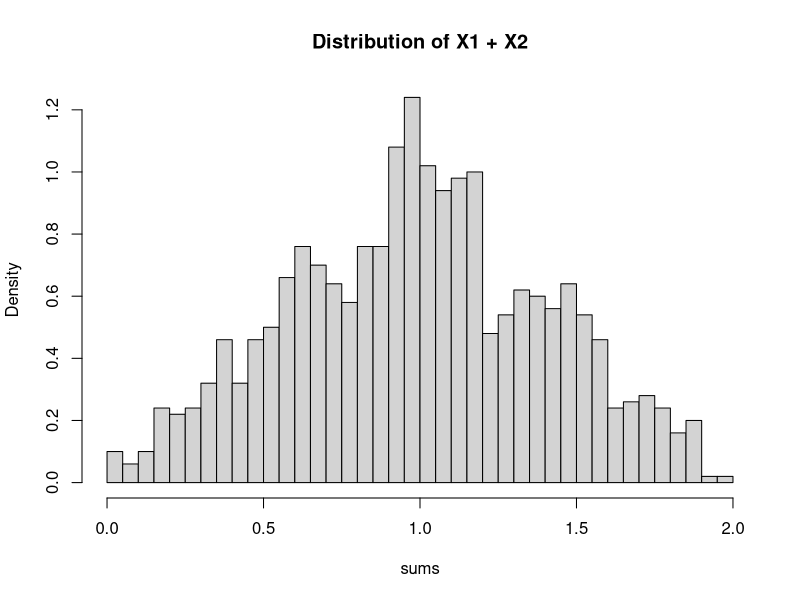
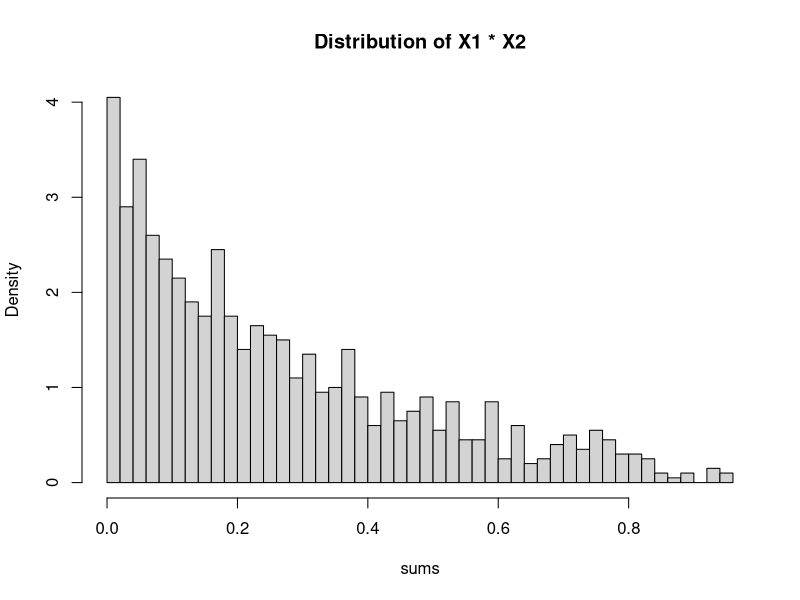
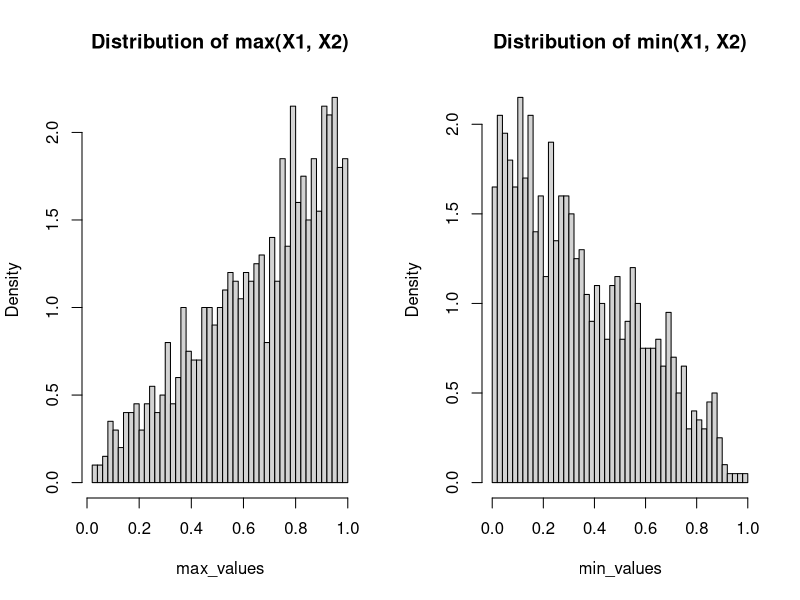
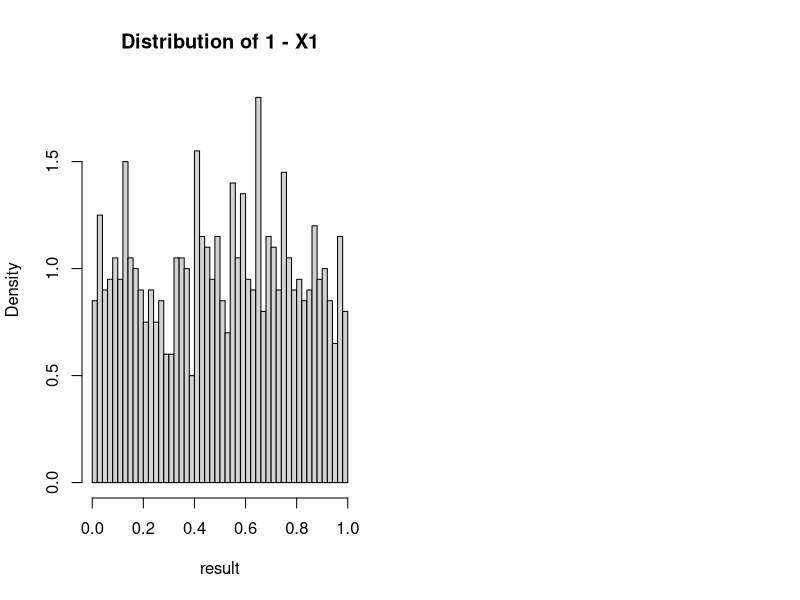

Reproduce these figures in R, in order.
## ---- chunk 1
library(ggplot2)
library(tidyverse)
# library(plotly)
## ---- chunk 2
lower <- 0  
upper <- 1 

samples <- 1000

x1 <- runif(samples, min = lower, max = upper)
x2 <- runif(samples, min = lower, max = upper)

sums <- x1 + x2

hist(sums, breaks = 50, prob = TRUE, main = "Distribution of X1 + X2")
## ---- chunk 3
lower <- 0  
upper <- 1 

samples <- 1000

x1 <- runif(samples, min = lower, max = upper)
x2 <- runif(samples, min = lower, max = upper)

sums <- x1 * x2

hist(sums, breaks = 50, prob = TRUE, main = "Distribution of X1 * X2")
## ---- chunk 4
lower <- 0
upper <- 1

samples <- 1000

max_values <- numeric(samples)
min_values <- numeric(samples)

for (i in 1:samples) { # simulation
  x1 <- runif(1, min = lower, max = upper)
  x2 <- runif(1, min = lower, max = upper)

  max_values[i] <- max(x1, x2)
  min_values[i] <- min(x1, x2)
}
# create a plot
par(mfrow = c(1, 2))

# MAX
hist(max_values, breaks = 50, prob = TRUE, main = "Distribution of max(X1, X2)")
# MIN
hist(min_values, breaks = 50, prob = TRUE, main = "Distribution of min(X1, X2)")
## ---- chunk 5
lower <- 0  
upper <- 1  

samples <- 1000

result <- numeric(samples)

for (i in 1:samples) { # simulation
  x1 <- runif(1, min = lower, max = upper)
  result[i] <- 1 - x1
}

hist(result, breaks = 50, prob = TRUE, main = "Distribution of 1 - X1")
## ---- chunk 6
mu <- 10
sigma <- 2  
a <- 3
b <- 5

sim <- 1000

Y_sim <- numeric(sim)

for (i in 1:sim) {
  z <- rnorm(1, mean = 0, sd = 1) # normalization
  Y <- a * (mu + sigma * z) + b
  Y_sim[i] <- Y
}

Y_mean <- mean(Y_sim)
Y_var <- var(Y_sim)
Y_mean
Y_var

Y_real_mean <- a * mu + b
Y_real_var <- a^2 * sigma^2
Y_real_mean
Y_real_var
## ---- chunk 7
ind_vars <- 5  
sim <- 1000

mu <- c(10, 15, 20, 25, 30)
sigma <- c(4, 9, 16, 25, 36)

sums <- numeric(sim)

for (i in 1:sim) {
  X_values <- rnorm(ind_vars, mean = mu, sd = sqrt(sigma))
  sum_X <- sum(X_values)
  sums[i] <- sum_X
}

sim_mean <- mean(sums)
sim_var <- var(sums)

sim_mean
sim_var

real_mean <- sum(mu)
real_var <- sum(sigma)
real_mean
real_var
## ---- chunk 8
library(nortest)
data(iris)
setosa_data <- iris[iris$Species == "setosa", ]
result <- ad.test(setosa_data$Sepal.Width)
print(result)
## ---- chunk 9
data(iris)
setosa_data <- iris[iris$Species == "setosa", ]
result <- ks.test(setosa_data$Sepal.Width, "pnorm", mean = mean(setosa_data$Sepal.Width), sd = sd(setosa_data$Sepal.Width))
print(result)
